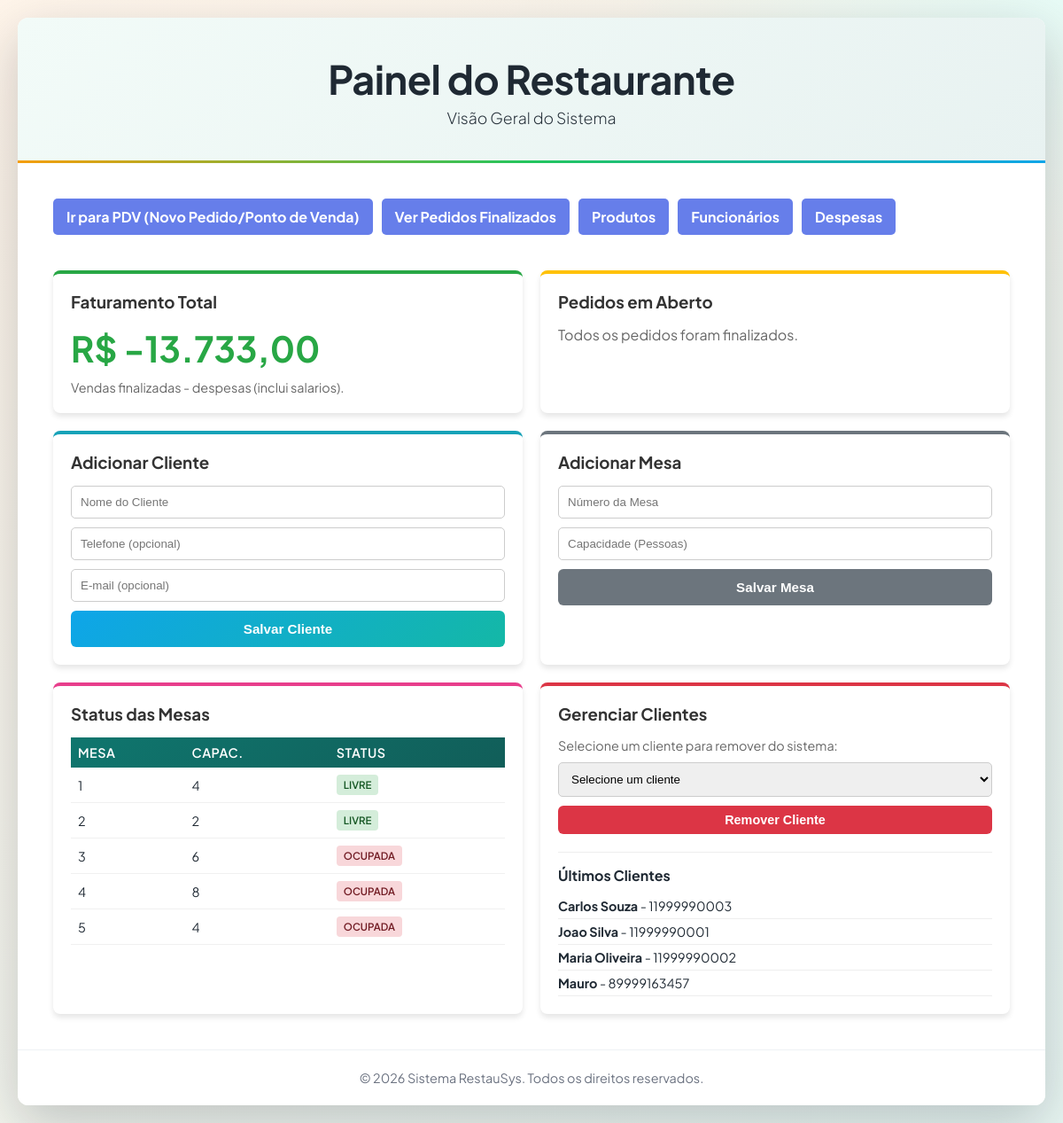
Before: / with the older database file.
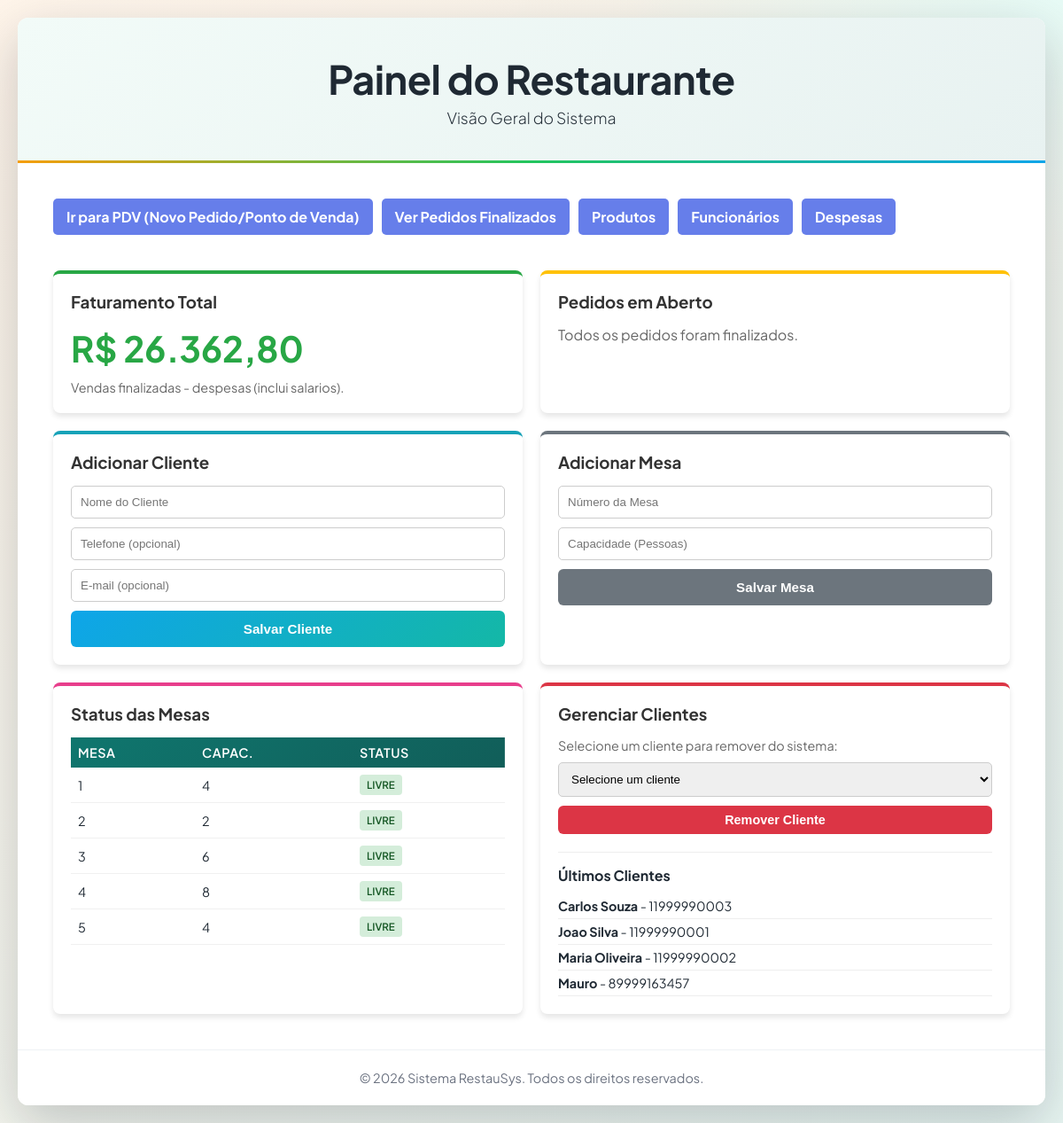
After: the same page with the newer database file.
### tables this page shows
CREATE TABLE mesas (
    id_mesa INTEGER PRIMARY KEY AUTOINCREMENT,
    numero INTEGER NOT NULL UNIQUE,
    capacidade INTEGER NOT NULL,
    status TEXT NOT NULL DEFAULT 'livre' CHECK (status IN ('livre','ocupada','reservada'))
);

### config/config.php (called while the page is built, shortened)
<?php
$pdo = initialize_database(DB_PATH, false);
function query_one(string $sql, array $params = []): ?array
{
    global $pdo;
    $stmt = $pdo->prepare($sql);
    $stmt->execute($params);
    return $stmt->fetch() ?: null;
}
function query_all(string $sql, array $params = []): array
{
    global $pdo;
    $stmt = $pdo->prepare($sql);
    $stmt->execute($params);
    return $stmt->fetchAll() ?: [];
}

### index.php (the view, shortened to what the changed rows need)
<?php
require_once __DIR__ . "/config/config.php";
$vendas = query_one("SELECT SUM(ip.quantidade * ip.preco_unitario) as total
                     FROM itens_pedido ip
                     JOIN pedidos p ON ip.id_pedido = p.id_pedido
                     WHERE p.status = 'fechado'");
$total_vendas = $vendas["total"] ?? 0;
$despesas = query_one("SELECT SUM(valor) as total FROM despesas");
$salarios = query_one("SELECT SUM(salario) as total FROM funcionarios");
$total_despesas = ($despesas["total"] ?? 0) + ($salarios["total"] ?? 0);
$total_faturamento = $total_vendas - $total_despesas;
$mesas = query_all("SELECT * FROM mesas ORDER BY numero ASC");
?>
<!DOCTYPE html>
<html lang="pt-BR">
<head>
    <link rel="stylesheet" href="css/style.css">
</head>
<body>
    <div class="container">
        <header>
            <div class="header-content">
                <h1>Painel do Restaurante</h1>
            </div>
        </header>
        <main>
            <div class="dashboard-grid">
                <div class="card" style="border-top-color: #28a745;">
                    <h3>Faturamento Total</h3>
                    <p style="font-size: 2.5em; font-weight: bold; color: #28a745;">R$ <?=number_format($total_faturamento, 2, ",", ".")?></p>
                    <p style="color: #666; font-size: 0.9em; margin-top: 10px;">Vendas finalizadas - despesas (inclui salarios).</p>
                </div>
                <div class="card" style="grid-column: span 1; border-top-color: #e83e8c;">
                    <div style="max-height: 250px; overflow-y: auto;">
                        <table class="tabela pequena">
                            <thead>
                                <tr>
                                    <th>Mesa</th>
                                    <th>Capac.</th>
                                    <th>Status</th>
                                </tr>
                            </thead>
                            <tbody>
                                <?php foreach($mesas as $m): ?>
                                <tr>
                                    <td><?=$m["numero"]?></td>
                                    <td><?=$m["capacidade"]?></td>
                                    <td>
                                        <span class="status-badge status-<?=$m["status"]?>"><?=$m["status"]?></span>
                                    </td>
                                </tr>
                                <?php endforeach; ?>
                            </tbody>
                        </table>
                    </div>
                </div>
            </div>
        </main>
    </div>
</body>
</html>

Changed rows visible on the page:
changed mesas (number 3 of 5 on the later page): status "OCUPADA" → "LIVRE"
changed mesas (number 4 of 5 on the later page): status "OCUPADA" → "LIVRE"
changed mesas (number 5 of 5 on the later page): status "OCUPADA" → "LIVRE"
Other visible differences:
$total_faturamento: "-13.733,00" → "26.362,80"
